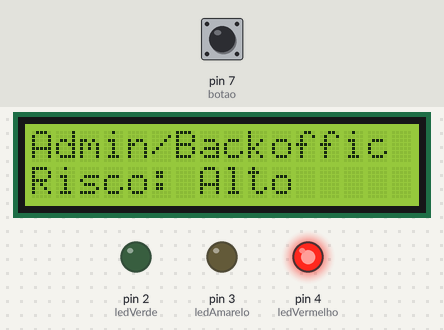
Simulated run of this sketch. Board: Arduino Uno, built with avr-gcc and run on an emulated ATmega328P. Shown: 16×2 character LCD, output pins drawn as LEDs (lit = HIGH). Inputs (shaded band) come from the test bench; at power-on: pin 7 (botao) HIGH.

Above: at 7.2 s.
7.3 s: pin 7 (botao) pulled LOW for 0.15 s
At 7.9 s:
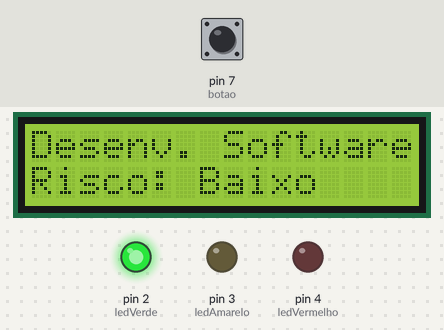
8.9 s: pin 7 (botao) pulled LOW for 1 s
At 10.2 s:
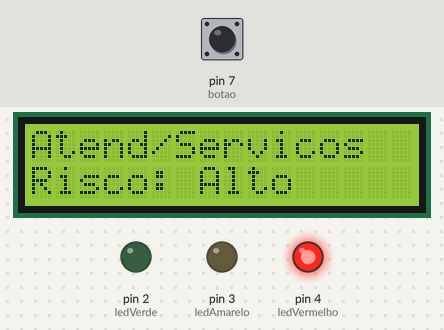
11.4 s: pin 7 (botao) pulled LOW for 0.15 s
At 12.1 s:
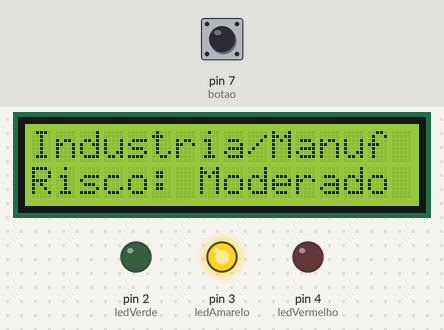
13.0 s: pin 7 (botao) pulled LOW for 3.2 s
At 14.4 s:
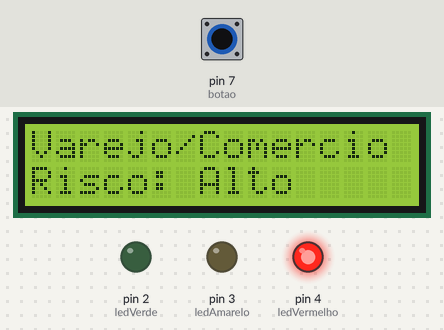
17.7 s: pin 7 (botao) pulled LOW for 0.15 s
At 18.0 s:
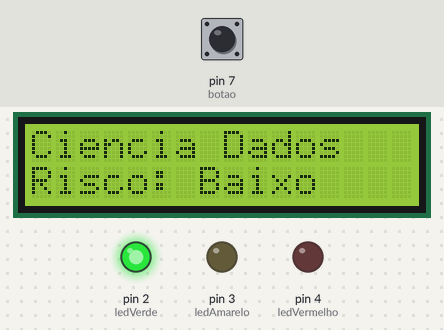
19.3 s: pin 7 (botao) pulled LOW for 1 s
At 20.7 s:
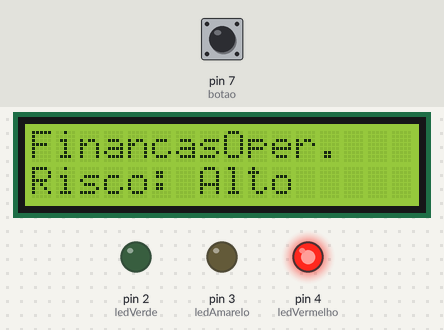
Timing chart, 0 to 22.3 s (numbered marks = the images above; inputs shaded):
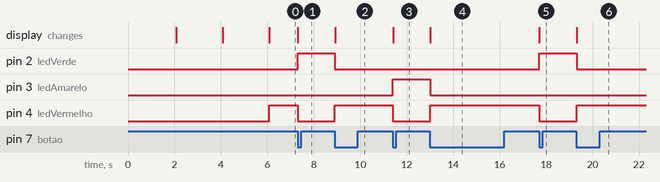

The sketch:

sketch.ino
```cpp
#include <LiquidCrystal.h>

const int ledVerde    = 2;
const int ledAmarelo  = 3;
const int ledVermelho = 4;
const int botao       = 7;


LiquidCrystal lcd(A0, A1, A2, A3, A4, A5);

// Áreas profissionais e riscos (0=VERDE, 1=AMARELO, 2=VERMELHO)
const char* profissoes[] = {
  "Admin/Backoffic",
  "Desenv. Software",
  "Atend/Servicos",
  "Industria/Manuf",
  "Varejo/Comercio",
  "Ciencia Dados",
  "FinancasOper.",
  "Midia/Conteudo",
  "Logist/Transp.",
  "Enfermagem",
  "Agro Operacion.",
  "Manut/Serv.Tec.",
  "Juridico Oper.",
  "Saude Operacion"
};
const uint8_t risco[] = { 2, 0, 2, 1, 2, 0, 2, 1, 2, 0, 1, 1, 1, 0 };

int total = sizeof(profissoes) / sizeof(profissoes[0]);
int indiceAtual = 0;
unsigned long ultimaSelecao = 0;
const unsigned long debounceMs = 300;

void mostrarAtualLCD() {
  const char* p = profissoes[indiceAtual];
  uint8_t r = risco[indiceAtual];

  // LEDs
  digitalWrite(ledVerde,    r == 0 ? HIGH : LOW);
  digitalWrite(ledAmarelo,  r == 1 ? HIGH : LOW);
  digitalWrite(ledVermelho, r == 2 ? HIGH : LOW);

  // Monta texto de risco
  const char* riscoTxt;
  if (r == 0) {
    riscoTxt = "Baixo";
  } else if (r == 1) {
    riscoTxt = "Moderado";
  } else {
    riscoTxt = "Alto";
  }

  // Linha 1: profissão (até 16 chars)
  char linha1[17];
  strncpy(linha1, p, 16);
  linha1[16] = '\0';

  lcd.clear();
  lcd.setCursor(0, 0);
  lcd.print(linha1);

  lcd.setCursor(0, 1);
  lcd.print("Risco: ");
  lcd.print(riscoTxt);
}

void mostrarLegendaLCD() {
  lcd.clear();
  lcd.setCursor(0, 0);
  lcd.print("Semaforo de");
  lcd.setCursor(0, 1);
  lcd.print("Empregabilidade");
  delay(2000);

  lcd.clear();
  lcd.setCursor(0, 0);
  lcd.print("Verde=Baixo");
  lcd.setCursor(0, 1);
  lcd.print("Amarelo=Moderado");
  delay(2000);

  lcd.clear();
  lcd.setCursor(0, 0);
  lcd.print("Vermelho=Alto");
  lcd.setCursor(0, 1);
  lcd.print("Pressione botao");
  delay(2000);
}

void setup() {
  pinMode(ledVerde, OUTPUT);
  pinMode(ledAmarelo, OUTPUT);
  pinMode(ledVermelho, OUTPUT);
  pinMode(botao, INPUT_PULLUP);

  lcd.begin(16, 2);

  mostrarLegendaLCD();
  mostrarAtualLCD();
}

void loop() {
  // Botão pressionado = LOW (INPUT_PULLUP)
  if (digitalRead(botao) == LOW) {
    if (millis() - ultimaSelecao > debounceMs) {
      indiceAtual = (indiceAtual + 1) % total;
      mostrarAtualLCD();
      ultimaSelecao = millis();
    }
    // Aguarda soltar
    while (digitalRead(botao) == LOW) {
      delay(10);
    }
  }
  delay(10);
}
```

Measured:
- after the input at 7.3 s, pin 2 (ledVerde): LOW → HIGH at once; pin 4 (ledVermelho): HIGH → LOW at once; the display: changes at once (image 1)
- after the input at 8.9 s, pin 2 (ledVerde): HIGH → LOW at once; pin 4 (ledVermelho): LOW → HIGH at once; the display: changes at once (image 2)
- after the input at 11.4 s, pin 3 (ledAmarelo): LOW → HIGH at once; pin 4 (ledVermelho): HIGH → LOW at once; the display: changes at once (image 3)
- after the input at 13.0 s, pin 3 (ledAmarelo): HIGH → LOW at once; pin 4 (ledVermelho): LOW → HIGH at once; the display: changes at once (image 4)
- after the input at 17.7 s, pin 2 (ledVerde): LOW → HIGH at once; pin 4 (ledVermelho): HIGH → LOW at once; the display: changes at once (image 5)
- after the input at 19.3 s, pin 2 (ledVerde): HIGH → LOW at once; pin 4 (ledVermelho): LOW → HIGH at once; the display: changes at once (image 6)
